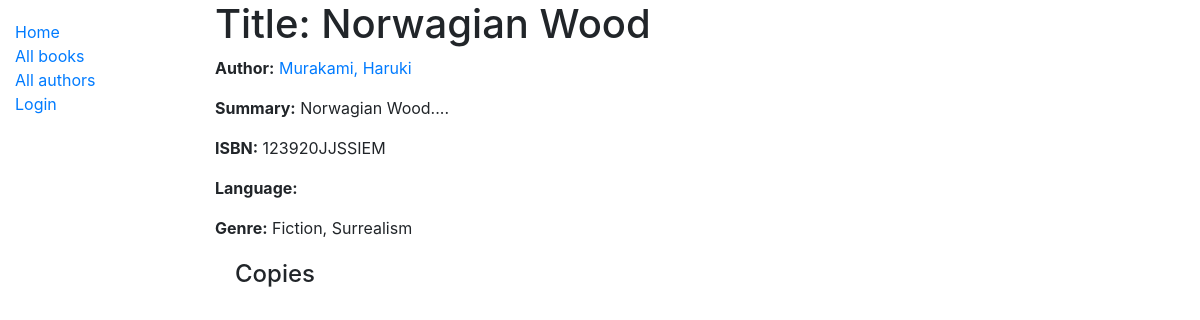
The app's page /catalog/books/2 with its own data.
### catalog/models.py (models this page shows, shortened)
class Book(models.Model):
    title = models.CharField(max_length=200)
    author = models.ForeignKey('Author',on_delete=models.SET_NULL,null=True)
    summary = models.TextField(max_length=1000,help_text='Enter a brief description of the book')
    isbn = models.CharField('ISBN',max_length=13,help_text='Enter the 13 digit ISBN')
    genre = models.ManyToManyField(Genre,help_text='Select a genre for this book')
    def display_genre(self):
        """Creates a string for Genre. This is required to display genre in Admin"""
        return ', '.join(genre.name for genre in self.genre.all()[:3])
    display_genre.short_description ='Genre'

class Author(models.Model):
    first_name = models.CharField(max_length=100)
    last_name = models.CharField(max_length=100)
    date_of_birth = models.DateField(null=True,blank=True)
    date_of_death = models.DateField('Died',null=True,blank=True)
    class Meta:
        ordering = ['last_name','first_name']
        permissions = (("can_create_author", "create author"),("can_edit_author", "edit author"),("can_delete_author", "delete author"))
    def __str__(self):
        return f"{self.last_name}, {self.first_name}"

class Genre(models.Model):
    name = models.CharField(max_length=200,help_text='Enter a book genre')
    def __str__(self):
        return self.name

### catalog/views.py (the view)
# urls.py: path('books/<int:pk>',views.BookDetailView.as_view(), name='book-detail'),
class BookDetailView(generic.DetailView):
    model=Book

### catalog/templates/catalog/book_detail.html (shortened to what this page needs)
{% extends "base_generic.html" %}
{% block content %}
  <h1>Title: {{ book.title }}</h1>
  <p><strong>Author:</strong> <a href="">{{ book.author }}</a></p>
  <p><strong>Summary:</strong> {{ book.summary }}</p>
  <p><strong>ISBN:</strong> {{ book.isbn }}</p>
  <p><strong>Language:</strong> {{ book.language }}</p>
  <p><strong>Genre:</strong> {{ book.genre.all|join:", " }}</p>
  <div style="margin-left:20px;margin-top:20px">
    <h4>Copies</h4>
  </div>
{% endblock %}

### records on screen
Book: title "Norwagian Wood", author "Murakami, Haruki", summary "Norwagian Wood....", isbn "123920JJSSIEM", genre.all "Fiction, Surrealism"
